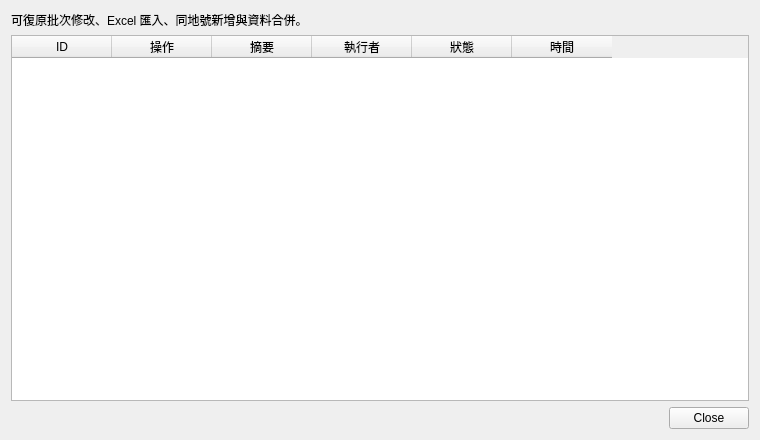
<?xml version="1.0" encoding="UTF-8"?>
<ui version="4.0">
 <class>undoOperationsDialogContent</class>
 <widget class="QWidget" name="undoOperationsDialogContent">
  <property name="geometry">
   <rect>
    <x>0</x>
    <y>0</y>
    <width>760</width>
    <height>440</height>
   </rect>
  </property>
  <property name="windowTitle">
   <string>批次操作復原</string>
  </property>
  <property name="dialogSize" stdset="0">
   <size>
    <width>760</width>
    <height>440</height>
   </size>
  </property>
  <layout class="QVBoxLayout" name="undoOperationsLayout">
   <property name="spacing">
    <number>6</number>
   </property>
   <property name="leftMargin">
    <number>11</number>
   </property>
   <property name="topMargin">
    <number>11</number>
   </property>
   <property name="rightMargin">
    <number>11</number>
   </property>
   <property name="bottomMargin">
    <number>11</number>
   </property>
   <item>
    <widget class="QLabel" name="introLabel">
     <property name="text">
      <string>可復原批次修改、Excel 匯入、同地號新增與資料合併。</string>
     </property>
    </widget>
   </item>
   <item>
    <widget class="TableWidget" name="operationsTable">
     <property name="selectionMode">
      <enum>QAbstractItemView::SingleSelection</enum>
     </property>
     <property name="selectionBehavior">
      <enum>QAbstractItemView::SelectRows</enum>
     </property>
     <column>
      <property name="text">
       <string>ID</string>
      </property>
     </column>
     <column>
      <property name="text">
       <string>操作</string>
      </property>
     </column>
     <column>
      <property name="text">
       <string>摘要</string>
      </property>
     </column>
     <column>
      <property name="text">
       <string>執行者</string>
      </property>
     </column>
     <column>
      <property name="text">
       <string>狀態</string>
      </property>
     </column>
     <column>
      <property name="text">
       <string>時間</string>
      </property>
     </column>
    </widget>
   </item>
   <item>
    <widget class="DialogButtonBox" name="buttonBox">
     <property name="standardButtons">
      <set>QDialogButtonBox::Close</set>
     </property>
    </widget>
   </item>
  </layout>
 </widget>
 <customwidgets>
 <customwidget>
  <class>TableWidget</class>
  <extends>QTableWidget</extends>
  <header>qfluentwidgets</header>
 </customwidget>
  <customwidget>
  <class>DialogButtonBox</class>
  <extends>QDialogButtonBox</extends>
  <header>customer_fluent</header>
 </customwidget>
 </customwidgets>
 <resources />
 <connections />
</ui>
